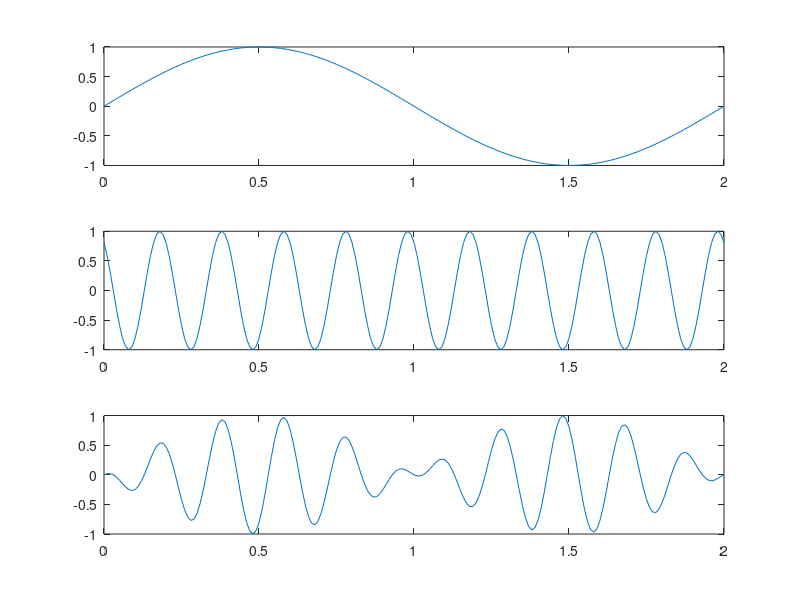

The MATLAB source for this figure:
clear all
clc
T=100;
t=0:1/T:2;
f1=1;
y1=sin(f1*pi*t);
subplot(3,1,1)
plot(t,y1)

f2=10;
pha2=0.7*pi;
y2=sin(f2*pi*t+pha2);
subplot(3,1,2)
plot(t,y2)

y3=y1.*y2;
subplot(3,1,3)
plot(t,y3)



